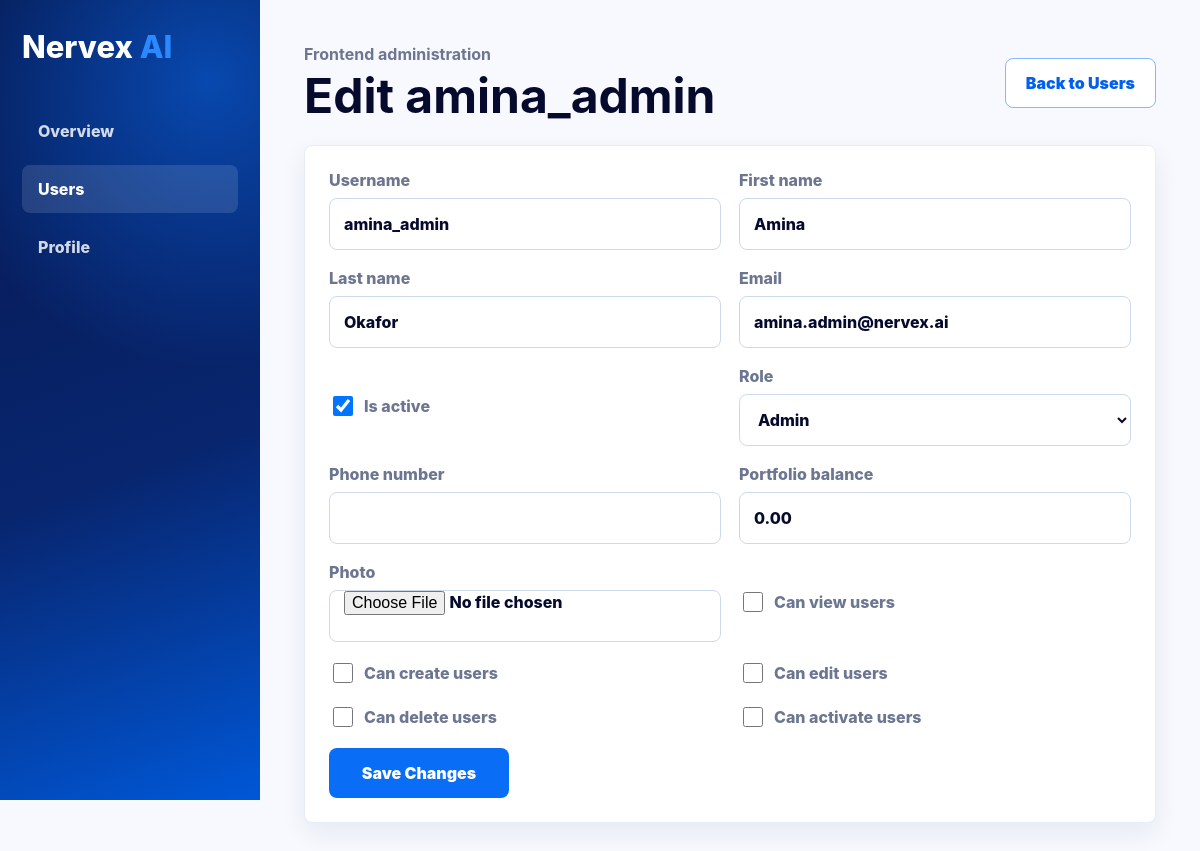
Before: /dashboard/admin/users/3/edit/ (signed in) with the older database file.
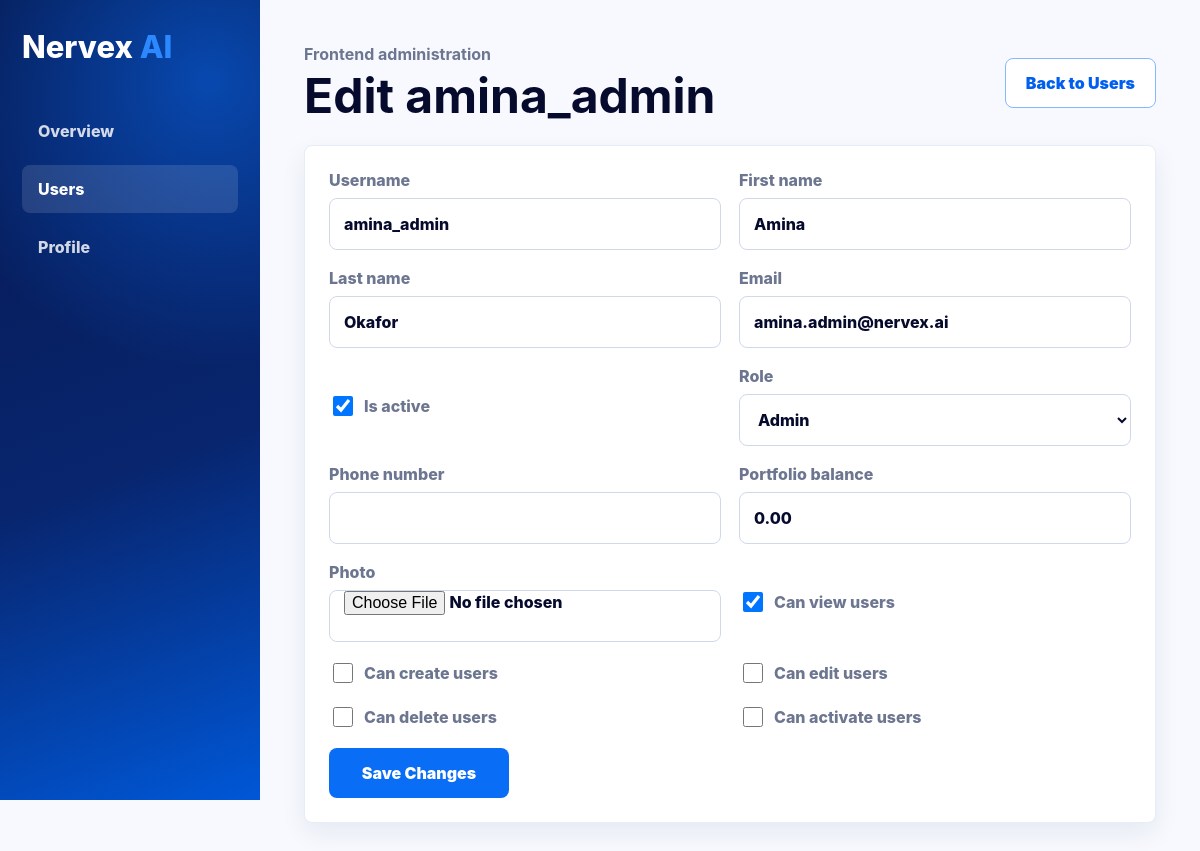
After: the same page with the newer database file.
### accounts/models.py (models this page shows, shortened)
class Profile(models.Model):
    class Role(models.TextChoices):
        SUPERUSER = "superuser", "Superuser"
        ADMIN = "admin", "Admin"
        USER = "user", "User"
    user = models.OneToOneField(settings.AUTH_USER_MODEL, on_delete=models.CASCADE, related_name="profile")
    role = models.CharField(max_length=20, choices=Role.choices, default=Role.USER)
    phone_number = models.CharField(max_length=30, blank=True)
    photo = models.ImageField(upload_to="profile_photos/", blank=True, null=True)
    portfolio_balance = models.DecimalField(max_digits=12, decimal_places=2, default=0)
    can_view_users = models.BooleanField(default=False)
    can_create_users = models.BooleanField(default=False)
    can_edit_users = models.BooleanField(default=False)
    can_delete_users = models.BooleanField(default=False)
    can_activate_users = models.BooleanField(default=False)
    created_at = models.DateTimeField(auto_now_add=True)
    updated_at = models.DateTimeField(auto_now=True)

### dashboard/views.py (the view)
# urls.py: path("admin/users/<int:user_id>/edit/", views.edit_user, name="edit_user"),
@login_required
def edit_user(request, user_id):
    require_user_management(request.user.profile, "can_edit_users")
    User = get_user_model()
    user_obj = get_object_or_404(User.objects.select_related("profile"), pk=user_id)
    if request.method == "POST":
        form = AdminUserEditForm(request.POST, request.FILES, instance=user_obj.profile, user=user_obj)
        if form.is_valid():
            form.save()
            messages.success(request, "User updated successfully.")
            return redirect("dashboard:users")
    else:
        form = AdminUserEditForm(instance=user_obj.profile, user=user_obj)
    return render(
        request,
        "dashboard/user_form.html",
        {"form": form, "title": f"Edit {user_obj.username}", "button_label": "Save Changes", "user_obj": user_obj},
    )

### dashboard/views.py (called while the page is built)
def require_user_management(profile, permission):
    if profile.user.is_superuser or getattr(profile, permission):
        return
    raise PermissionDenied

### templates/dashboard/user_form.html (shortened to what this page needs)
{% load static %}
<!doctype html>
<html lang="en">
  <head>
    <link rel="stylesheet" href="{% static 'dashboard/css/dashboard.css' %}">
  </head>
  <body>
    <main class="app-shell">
      <aside class="sidebar">
        <a class="brand" href="{% url 'dashboard:home' %}">Nervex <span>AI</span></a>
        <nav>
          <a href="{% url 'dashboard:home' %}">Overview</a>
          <a class="active" href="{% url 'dashboard:users' %}">Users</a>
          <a href="{% url 'accounts:profile' %}">Profile</a>
        </nav>
      </aside>
      <section class="content">
        <header class="topbar">
          <div>
            <p>Frontend administration</p>
            <h1>{{ title }}</h1>
          </div>
          <a class="ghost-button" href="{% url 'dashboard:users' %}">Back to Users</a>
        </header>
        <form class="profile-form admin-user-form" method="post" enctype="multipart/form-data">
          {% for field in form %}
            <label class="{% if field.field.widget.input_type == 'checkbox' %}check-row{% endif %}">
              <span>{{ field.label }}</span>
              {{ field }}
            </label>
          {% endfor %}
          <button type="submit">{{ button_label }}</button>
        </form>
      </section>
    </main>
  </body>
</html>

Changed rows visible on the page:
changed Profile "Admin": can_view_users "☐" → "☑"
